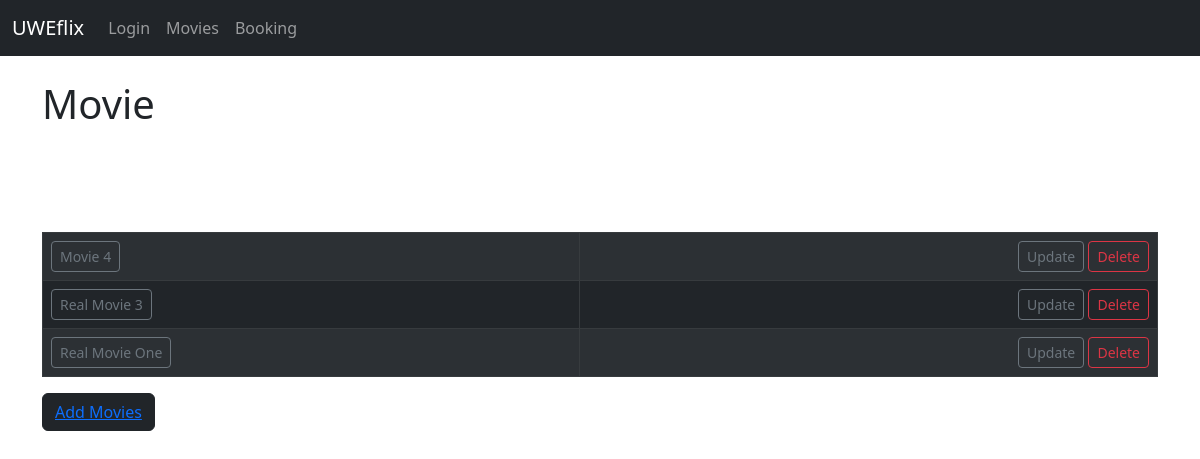
Page /movie on the earlier database version.
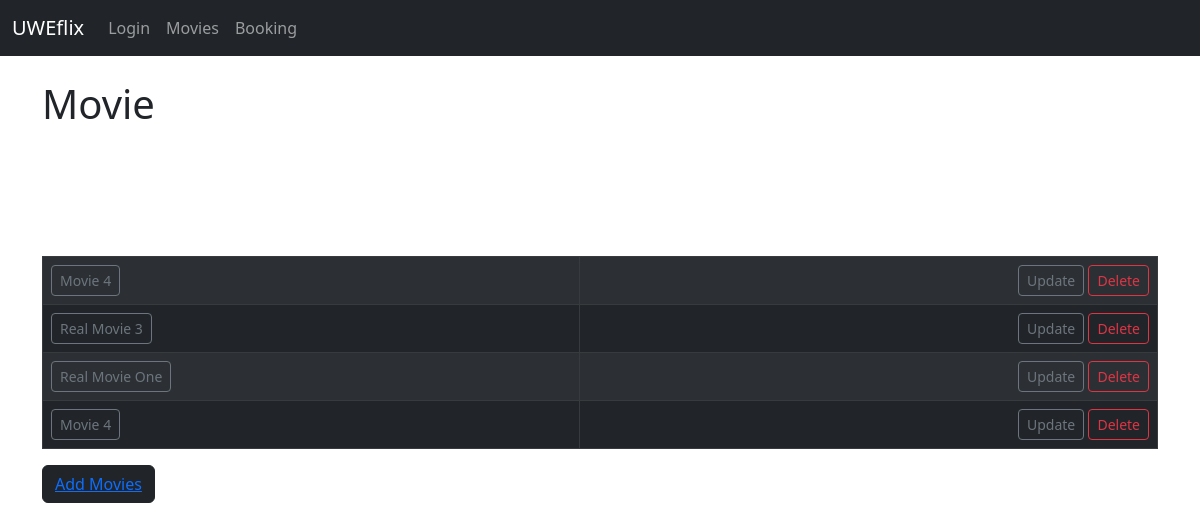
Same page on the later database version.
### UWEflix_Website/models.py (models this page shows)
class Movie(models.Model):
    movie_name = models.CharField(max_length = 200)
    movie_image = models.ImageField(null = True, blank=True, upload_to="images/")
    description = models.CharField(max_length = 500)
    rating= models.CharField(max_length = 3)
    def __str__(self):
        return self.movie_name

### UWEflix_Website/views.py (the view)
# urls.py: path('movie', views.list_movie, name='movie'),
def list_movie(request):
    movie_list = Movie.objects.all()
    return render(request, 'movie.html', {'movie_list': movie_list})

### UWEflix_Website/templates/movie.html (shortened to what this page needs)
{% extends 'base.html' %}
{% block content %}
<h1>Movie</h1>
<table class="table table-dark table-striped table-hover table-bordered">
    {% for movie in movie_list %}
        <tr>
            <td>
                <a href ="{% url 'show-movie' movie.id %}" class="btn btn-outline-secondary btn-sm">{{ movie }}</a>
                <td align="right"><a href="{% url 'update-movie' movie.id %}" class="btn btn-outline-secondary btn-sm"> Update</a>
                                  <a href="{% url 'delete-movie' movie.id %}" class="btn btn-outline-danger btn-sm"> Delete</a>
                </td>
            </td>
        </tr>
    {% endfor %}
</table>
<button type="button" class="btn btn-dark"><a href = "{% url 'add-movie' %}"> Add Movies</a></button>
{% endblock %}

Differences in the rows shown:
added Movie: movie_name "Movie 4"
